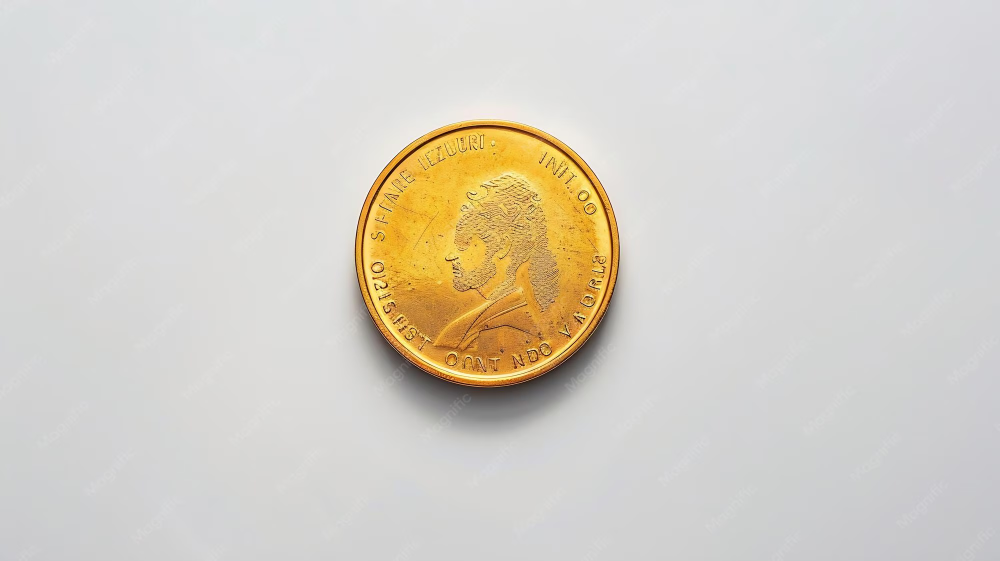
#> input picture Praktikum_10/gambar1.jpg, 2000 x 1121 px (shown at 1/2 size)
$ python latian4.py
#> lines starting #> are read from the running program, lines starting #| are printed output that depends on the picture; after the words box and inside, x2 and y2 are one past the last pixel; in counts of white or black regions, pixels touching at a corner belong together
import cv2
import numpy as np

# Baca gambar koin banyak
img = cv2.imread('gambar1.jpg', cv2.IMREAD_GRAYSCALE)
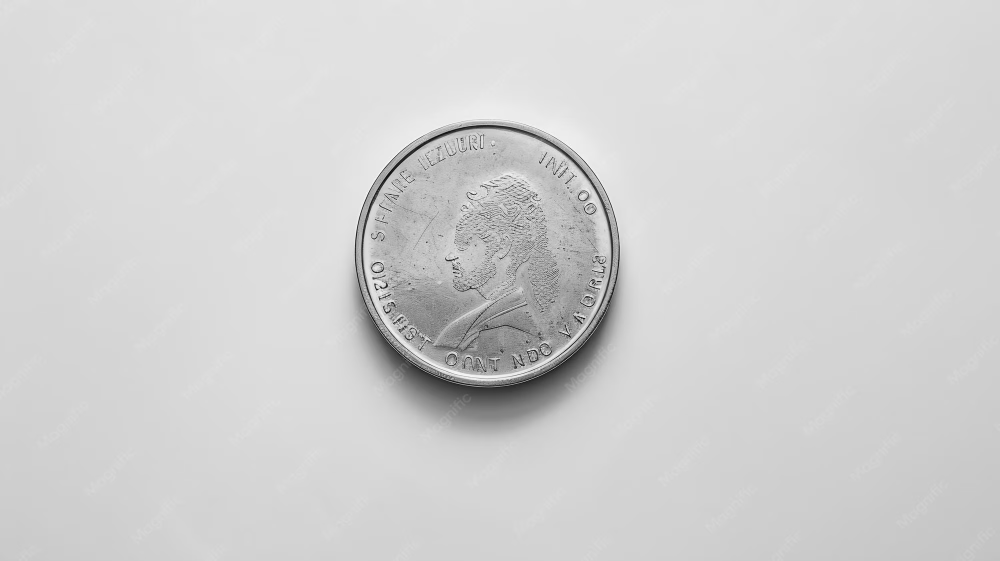
#> img: shape (1121, 2000) (shown at 1/2 size); min 4, max 254, mean 209

# Segmentasi dengan Otsu
_, thresh = cv2.threshold(img, 0, 255, cv2.THRESH_BINARY_INV + cv2.THRESH_OTSU)
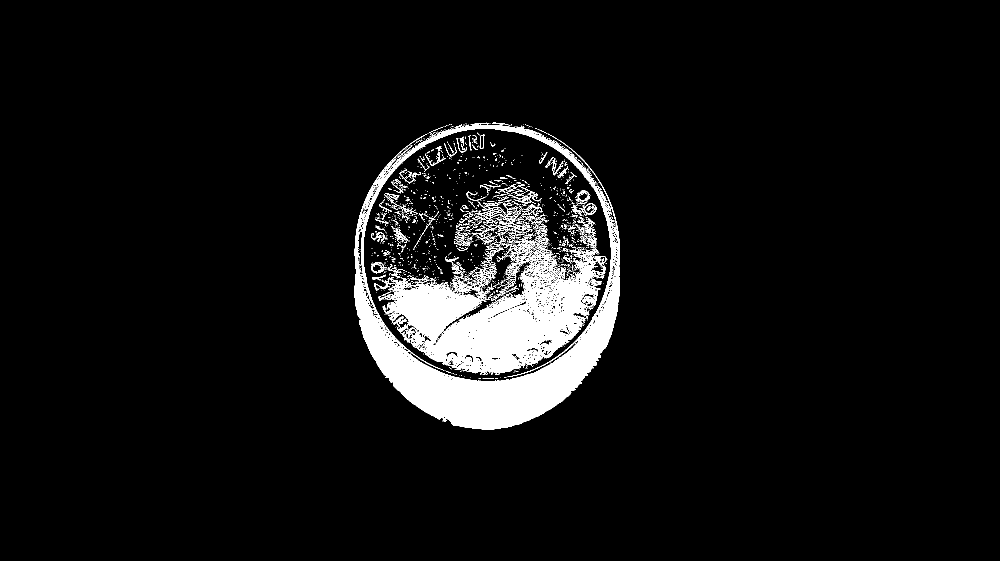
#> thresh: shape (1121, 2000) (shown at 1/2 size); 5.9% white; 1666 white regions (1506 under 20 px)

# Cari kontur objek
contours, _ = cv2.findContours(thresh, cv2.RETR_EXTERNAL, cv2.CHAIN_APPROX_SIMPLE)
#> contours = 71 contours, 68 with area under 20; largest, box (x1, y1, x2, y2) and area: (709, 249, 1240, 859) 258156, (942, 245, 974, 250) 32, (984, 244, 1021, 251) 24

print(f"Jumlah objek yang terdeteksi: {len(contours)}")
#| Jumlah objek yang terdeteksi: 71
for i, cnt in enumerate(contours):
    area = cv2.contourArea(cnt)
    print(f"Objek ke-{i+1} -> Luas: {area} piksel")
#> this loop made 71 passes
#> (cnt, area) on passes 2, 4, 5, 6, 7, 8, 9, 11, 12, 13, 14: ([[1214, 400]], 0), ([[1197, 365]], 0), ([[1181, 346], [1180, 347], [1181, 347]], 0.5), ([[1168, 333]], 0), ([[1164, 327], [1165, 327]], 0), ([[1162, 326]], 0), ([[1162, 324]], 0), ([[793, 316]], 0), ([[1150, 314], [1151, 314], [1152, 315], [1152, 314]], 0.5), ([[799, 308]], 0), ([[802, 306], [801, 307]], 0)
#> area on passes 1, 3, 10, 23, 28, 31: 2.5, 0.5, 0, 1, 1, 0.5
#| Objek ke-1 -> Luas: 2.5 piksel
#| Objek ke-2 -> Luas: 0.0 piksel
#| Objek ke-3 -> Luas: 0.5 piksel
#| Objek ke-4 -> Luas: 0.0 piksel
#| Objek ke-5 -> Luas: 0.5 piksel
#| Objek ke-6 -> Luas: 0.0 piksel
#| Objek ke-7 -> Luas: 0.0 piksel
#| Objek ke-8 -> Luas: 0.0 piksel
#> (further printed lines are left out)
